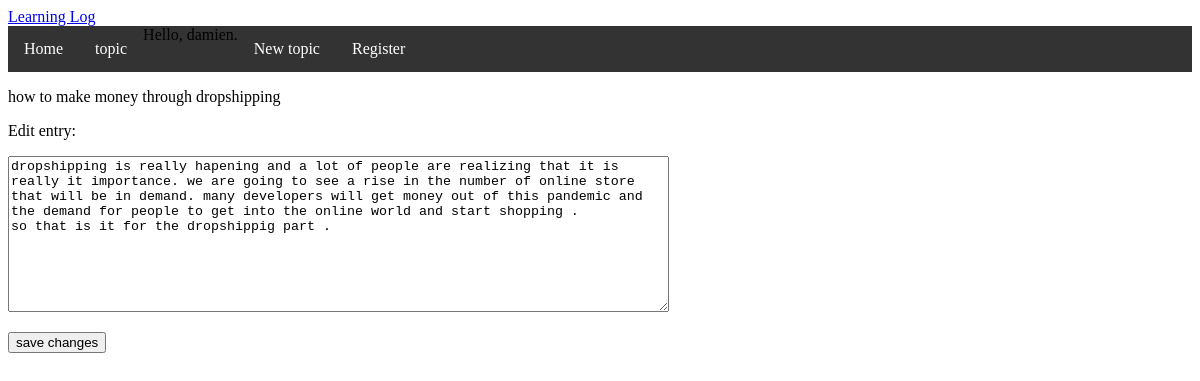
The app's page /edit_entry/10/ (signed in) with its own data.
### learning_logs/models.py (models this page shows, shortened)
class Topic(models.Model):
	text = models.CharField(max_length=200)
	date_added = models.DateTimeField(auto_now_add=True)
	owner = models.ForeignKey(User)
	def __str__(self):
		return self.text

class Entry(models.Model):
	topic = models.ForeignKey( Topic)
	text = models.TextField()
	date_added = models.DateTimeField(auto_now_add=True)
	class Meta:
		verbose_name_plural = 'entries'

### learning_logs/views.py (the view)
# urls.py: url(r'^edit_entry/(?P<entry_id>\d+)/$', views.edit_entry, name='edit_entry')
@login_required
def edit_entry(request, entry_id):
	entry = Entry.objects.get(id=entry_id)
	topic = entry.topic
	if request.method != 'POST':
		form = EntryForm(instance=entry)
	else:
		form = EntryForm(instance=entry, data=request.POST)
		if form.is_valid():
			form.save()
			return HttpResponseRedirect(reverse('learning_logs:topic', args=[topic.id]))
	context = {'entry': entry, 'topic': topic, 'form': form}
	return render(request, 'learning_logs/edit_entry.html', context)

### learning_logs/forms.py
class EntryForm(forms.ModelForm):
	class Meta:
		model = Entry
		fields = ['text']
		labels = {'text': ''}
		widgets = {'text': forms.Textarea(attrs={'cols':80})}

### learning_logs/templates/learning_logs/edit_entry.html (shortened to what this page needs)
{% extends "learning_logs/base.html" %}
{% block content %}
<p>
	<a href="{% url 'learning_logs:topic' topic.id %}"></a>{{ topic }}
</p>
<p> Edit entry:</p>
<form action="{% url 'learning_logs:edit_entry' entry.id %}" method='post'>
 {{ form.as_p }}
 <button name="submit">save changes</button>
 </form>
 {% endblock content %}

### learning_logs/templates/learning_logs/base.html (shortened to what this page needs)
<!DOCTYPE html>
<html>
<head>
</head>
<body style="background-color:white;, padding: 20px; ">
	<a href="{% url 'learning_logs:index' %}">Learning Log</a>
<ul>
  <li><a href="{% url 'learning_logs:index' %}">Home</a></li>
  <li><a href="{% url 'learning_logs:topics' %} ">topic</a>
  </li>
  <li>
    {% if user.is_authenticated %}
    Hello, {{ user.username }}.
    <a href="{% url 'users:logout' %} "></a>
    {% else %}
    <a href="{% url 'users:login' %} "> Log in</a>
    {% endif %}
  </li>
  <li><a href="{% url 'learning_logs:new_topic' %}">New topic</a></li>
  <li>
      <a href="{% url 'users:register' %}">Register</a>
  </li>
</ul>
	{%  block content %}
	{% endblock content %}
</body>
</html>

### learning_logs/templates/learning_logs/base.html (style rules this page uses)
ul { list-style-type: none; margin: 0; padding: 0; overflow: hidden; background-color: #333; }
li { float: left; }
li a { display: block; color: white; text-align: center; padding: 14px 16px; text-decoration: none; }

### records on screen
Topic: text "how to make money through dropshipping"
Entry: text "dropshipping is really hapening and a lot of people are realizing that it is really it importance. we are going to see a rise in the number of online store that will be in demand. many developers will get money out of this pandemic and the demand for people to get into the online world and start shopping . so that is it for the dropshippig part ."

### other values on screen
{{ user.username }} "damien"
